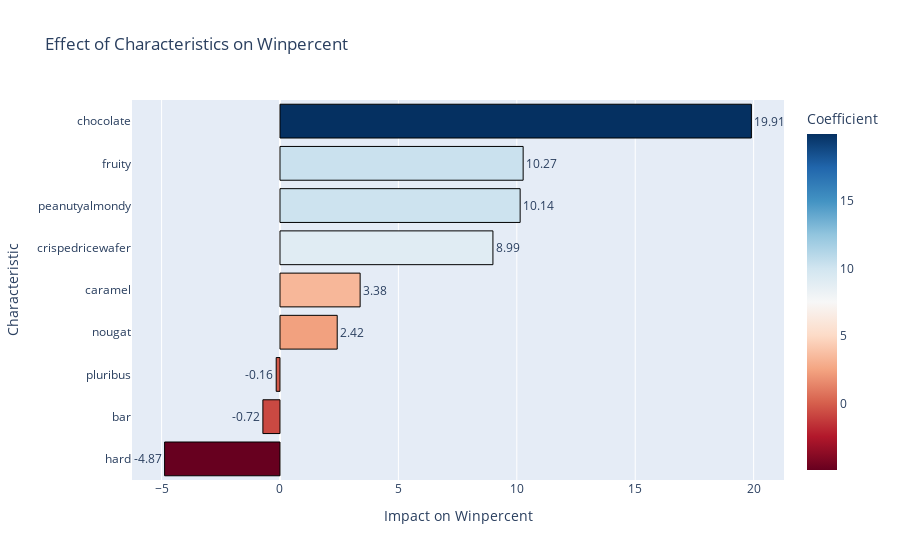

Notebook cell for this chart:
### Code cell
coef = model.params.drop("const")
#print(coef)
coef_df = pd.DataFrame({"Characteristic": coef.index, "Coefficient": coef.values})
coef_df = coef_df.sort_values(by="Coefficient", ascending=True)

fig = px.bar(
    coef_df,
    x="Coefficient",  
    y="Characteristic",  
    orientation="h",  
    title="Effect of Characteristics on Winpercent",
    color="Coefficient",  
    color_continuous_scale="RdBu"  
)

fig.update_layout(
    xaxis_title="Impact on Winpercent", 
    yaxis_title="Characteristic",
    bargap=0.2
)

fig.update_traces(text=coef_df["Coefficient"].round(2), textposition="outside", marker=dict(line=dict(color='black', width=1)))
fig.write_image("/home/salah/plots/All_Effect.png", width=1500, height=500)
fig.show()

### Figure 1 — Plotly figure (JSON) as saved in the notebook; plotly's stock layout.template omitted (floating-point values rounded to 4 significant figures)
{"data": [{"hovertemplate": "Coefficient=%{marker.color}<br>Characteristic=%{y}<extra></extra>", "legendgroup": "", "marker": {"color": [-4.873, -0.722, -0.1599, 2.416, 3.384, 8.992, 10.14, 10.27, 19.91], "coloraxis": "coloraxis", "line": {"color": "black", "width": 1}, "pattern": {"shape": ""}}, "name": "", "orientation": "h", "showlegend": false, "text": [-4.87, -0.72, -0.16, 2.42, 3.38, 8.99, 10.14, 10.27, 19.91], "textposition": "outside", "type": "bar", "x": [-4.873, -0.722, -0.1599, 2.416, 3.384, 8.992, 10.14, 10.27, 19.91], "xaxis": "x", "y": ["hard", "bar", "pluribus", "nougat", "caramel", "crispedricewafer", "peanutyalmondy", "fruity", "chocolate"], "yaxis": "y"}], "layout": {"bargap": 0.2, "barmode": "relative", "coloraxis": {"colorbar": {"title": {"text": "Coefficient"}}, "colorscale": [[0, "rgb(103,0,31)"], [0.1, "rgb(178,24,43)"], [0.2, "rgb(214,96,77)"], [0.3, "rgb(244,165,130)"], [0.4, "rgb(253,219,199)"], [0.5, "rgb(247,247,247)"], [0.6, "rgb(209,229,240)"], [0.7, "rgb(146,197,222)"], [0.8, "rgb(67,147,195)"], [0.9, "rgb(33,102,172)"], [1, "rgb(5,48,97)"]]}, "legend": {"tracegroupgap": 0}, "title": {"text": "Effect of Characteristics on Winpercent"}, "xaxis": {"anchor": "y", "domain": [0, 1], "title": {"text": "Impact on Winpercent"}}, "yaxis": {"anchor": "x", "domain": [0, 1], "title": {"text": "Characteristic"}}}}
